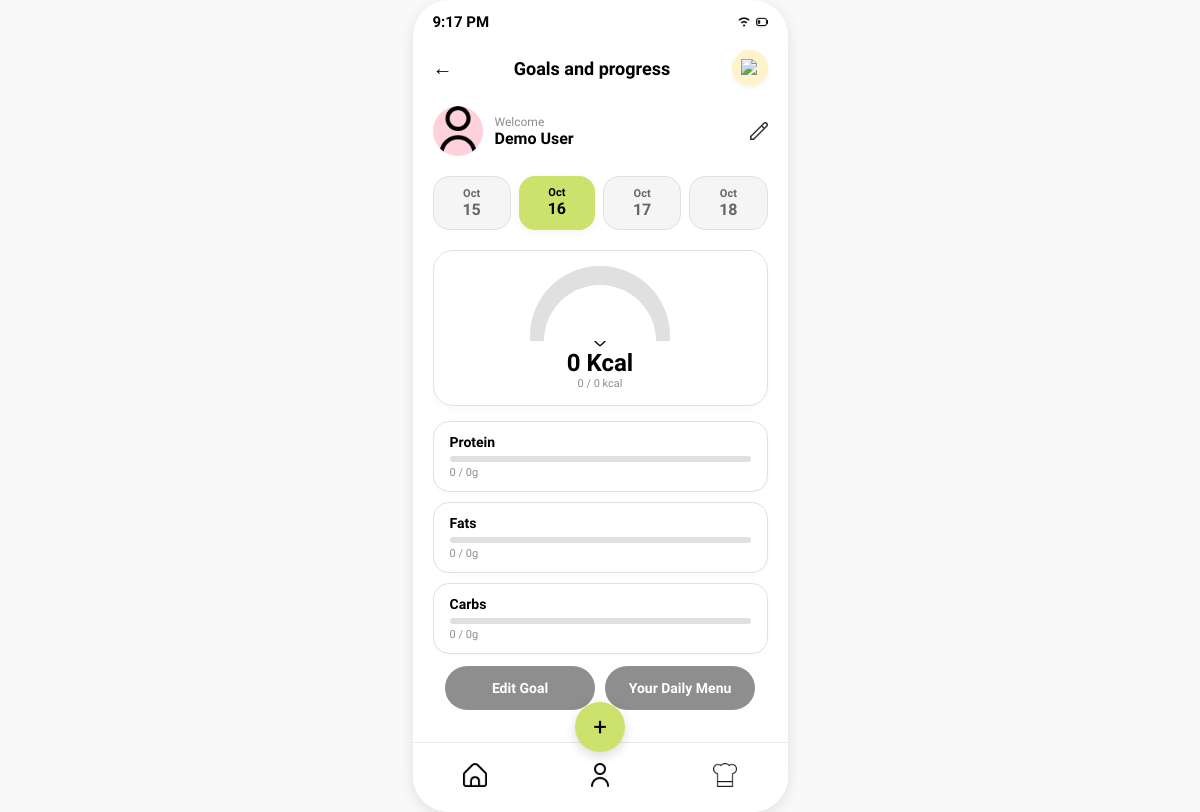
The app's page /dashboard, older data.
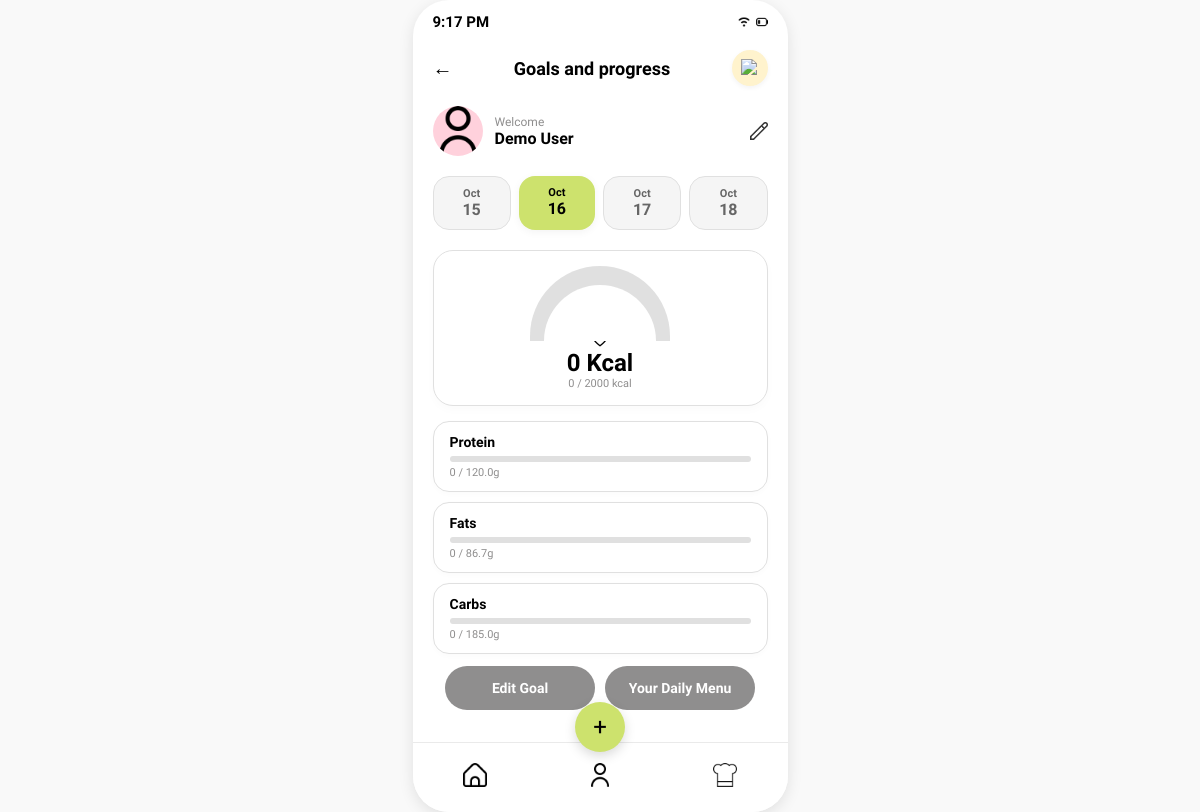
The same page, newer data.
### tables this page shows
CREATE TABLE goals (
            id INTEGER PRIMARY KEY AUTOINCREMENT,
            user_id INTEGER NOT NULL UNIQUE,
            calories INTEGER NOT NULL,
            protein_percent INTEGER NOT NULL,
            carbohydrate_percent INTEGER NOT NULL,
            fat_percent INTEGER NOT NULL,
            protein_grams REAL NOT NULL,
            carbohydrate_grams REAL NOT NULL,
            fat_grams REAL NOT NULL,
            updated_at TEXT NOT NULL DEFAULT CURRENT_TIMESTAMP,
            FOREIGN KEY (user_id) REFERENCES users(id) ON DELETE CASCADE
        );

### app.py (the view)
@app.route("/dashboard", methods=["GET", "POST"])
def dashboard():
    selected_day, date_options = get_compact_date_options(request.args.get("date"))
    selected_date = selected_day.isoformat()
    goal_targets = {
        "calories": 0,
        "protein": 0,
        "fats": 0,
        "carbs": 0,
    }
    consumed = {"calories": 0.0, "protein": 0.0, "fats": 0.0, "carbs": 0.0}
    profile_name = None
    with get_database_connection() as connection:
        user_id = get_food_user_id(connection)
        goal = None
        if user_id is not None:
            goal = connection.execute(
                """
                SELECT calories, protein_grams, carbohydrate_grams, fat_grams
                FROM goals
                WHERE user_id = ?
                """,
                (user_id,),
            ).fetchone()
            consumed = get_daily_nutrition_totals(connection, user_id, selected_date)
            profile_row = get_saved_profile(connection, user_id)
            profile_name = profile_row["name"] if profile_row is not None else None
    if goal is not None:
        goal_targets = {
            "calories": goal["calories"],
            "protein": goal["protein_grams"],
            "fats": goal["fat_grams"],
            "carbs": goal["carbohydrate_grams"],
        }
    consumed_display = {
        nutrient: format_nutrition_value(value) for nutrient, value in consumed.items()
    }
    progress = {
        "calories": calculate_progress(consumed["calories"], goal_targets["calories"]),
        "protein": calculate_progress(consumed["protein"], goal_targets["protein"]),
        "fats": calculate_progress(consumed["fats"], goal_targets["fats"]),
        "carbs": calculate_progress(consumed["carbs"], goal_targets["carbs"]),
    }
    return render_template(
        "dashboard.html",
        selected_date=selected_date,
        date_options=date_options,
        goal_targets=goal_targets,
        consumed=consumed,
        consumed_display=consumed_display,
        progress=progress,
        profile_name=profile_name or "Demo User",
    )

### app.py (called while the page is built)
def get_database_connection():
    return open_database_connection(app.config["DATABASE"])

def active_demo_user_id():
    user_id = session.get("user_id")
    if user_id is None:
        return None
    with get_database_connection() as connection:
        user = connection.execute(
            "SELECT id FROM users WHERE id = ?", (user_id,)
        ).fetchone()
    return user["id"] if user is not None else None

def get_food_user_id(connection):
    session_user_id = active_demo_user_id()
    if session_user_id is not None:
        return session_user_id
    users = connection.execute("SELECT id FROM users ORDER BY id LIMIT 2").fetchall()
    return users[0]["id"] if len(users) == 1 else None

def format_nutrition_value(value):
    value = float(value)
    return str(int(value)) if value.is_integer() else f"{value:.1f}"

def calculate_progress(consumed, target):
    target = float(target)
    if target <= 0:
        return 0
    return min(100, round((float(consumed) / target) * 100, 1))

def get_saved_profile(connection, user_id):
    if user_id is None:
        return None
    return connection.execute(
        "SELECT * FROM profiles WHERE user_id = ?", (user_id,)
    ).fetchone()

### templates/dashboard.html (shortened to what the changed rows need)
<!DOCTYPE html>
<html lang="en">
<head>
    <link rel="stylesheet" href="{{ url_for('static', filename='style.css') }}">
</head>
<body>
    <div class="phone-screen" style="justify-content: flex-start; padding: 25px 20px; position: relative;">
        <div
            style="display: flex; justify-content: space-between; align-items: center; width: 100%; margin-top: 25px; margin-bottom: 20px;">
            <h2 style="font-size: 18px; font-weight: 700; margin: 0; color: #000000;">Goals and progress</h2>
        </div>
        <div
            style="background: #ffffff; border: 1.5px solid #E0E0E0; border-radius: 20px; padding: 15px; width: 100%; display: flex; flex-direction: column; align-items: center; margin-bottom: 15px; box-shadow: 0 4px 10px rgba(0,0,0,0.02); position: relative; box-sizing: border-box;">
            <div style="
                width: 140px;
                height: 75px;
                border-top-left-radius: 75px;
                border-top-right-radius: 75px;
                background: conic-gradient(
                    from 270deg at 50% 100%,
                    {% if progress.calories >= 100 %}#CDE26D{% else %}#FFCC00{% endif %} 0deg,
                    {% if progress.calories >= 100 %}#CDE26D{% else %}#FFCC00{% endif %} {{ (progress.calories * 1.8)|round(1) }}deg,
                    #E0E0E0 {{ (progress.calories * 1.8)|round(1) }}deg,
                    #E0E0E0 360deg
                );
                position: relative;
                display: flex;
                align-items: flex-end;
                justify-content: center;
            ">
                <div
                    style="width: 112px; height: 56px; border-top-left-radius: 56px; border-top-right-radius: 56px; background: #ffffff;">
                </div>
            </div>
            <div style="display: flex; align-items: center; gap: 4px; margin-top: -10px;">
            </div>
            <div style="font-size: 24px; font-weight: 800; color: #000; margin-top: 2px;">{{ consumed_display.calories
                }} Kcal</div>
            <div style="font-size: 11px; color: #8F8E8E; font-weight: 500;">{{ consumed_display.calories }} / {{
                goal_targets.calories }} kcal</div>
        </div>
        <div style="width: 100%; display: flex; flex-direction: column; gap: 10px; margin-bottom: 15px;">
            <div
                style="background: #ffffff; border: 1.5px solid #E0E0E0; border-radius: 16px; padding: 12px 16px; box-shadow: 0 2px 6px rgba(0,0,0,0.02);">
                <div
                    style="display: flex; justify-content: space-between; font-size: 14px; font-weight: 700; color: #000; margin-bottom: 6px;">
                    <span>Protein</span>
                </div>
                <div
                    style="background: #E0E0E0; border-radius: 4px; height: 6px; width: 100%; overflow: hidden; margin-bottom: 4px;">
                </div>
                <div style="font-size: 11px; color: #8F8E8E;">{{ consumed_display.protein }} / {{ goal_targets.protein
                    }}g</div>
            </div>
            <div
                style="background: #ffffff; border: 1.5px solid #E0E0E0; border-radius: 16px; padding: 12px 16px; box-shadow: 0 2px 6px rgba(0,0,0,0.02);">
                <div
                    style="display: flex; justify-content: space-between; font-size: 14px; font-weight: 700; color: #000; margin-bottom: 6px;">
                    <span>Fats</span>
                </div>
                <div
                    style="background: #E0E0E0; border-radius: 4px; height: 6px; width: 100%; overflow: hidden; margin-bottom: 4px;">
                </div>
                <div style="font-size: 11px; color: #8F8E8E;">{{ consumed_display.fats }} / {{ goal_targets.fats }}g
                </div>
            </div>
            <div
                style="background: #ffffff; border: 1.5px solid #E0E0E0; border-radius: 16px; padding: 12px 16px; box-shadow: 0 2px 6px rgba(0,0,0,0.02);">
                <div
                    style="display: flex; justify-content: space-between; font-size: 14px; font-weight: 700; color: #000; margin-bottom: 6px;">
                    <span>Carbs</span>
                </div>
                <div
                    style="background: #E0E0E0; border-radius: 4px; height: 6px; width: 100%; overflow: hidden; margin-bottom: 4px;">
                </div>
                <div style="font-size: 11px; color: #8F8E8E;">{{ consumed_display.carbs }} / {{ goal_targets.carbs }}g
                </div>
            </div>
        </div>
    </div>
</body>
</html>

Row changes from the older to the newer data that the page shows:
added goals: calories "2000", protein "120.0", fats "86.7", carbs "185.0"
Text that changed along with them:
{{ goal_targets.calories }}: "0" → (not shown)
{{ goal_targets.protein }}: "0" → (not shown)
{{ goal_targets.fats }}: "0" → (not shown)
{{ goal_targets.carbs }}: "0" → (not shown)
